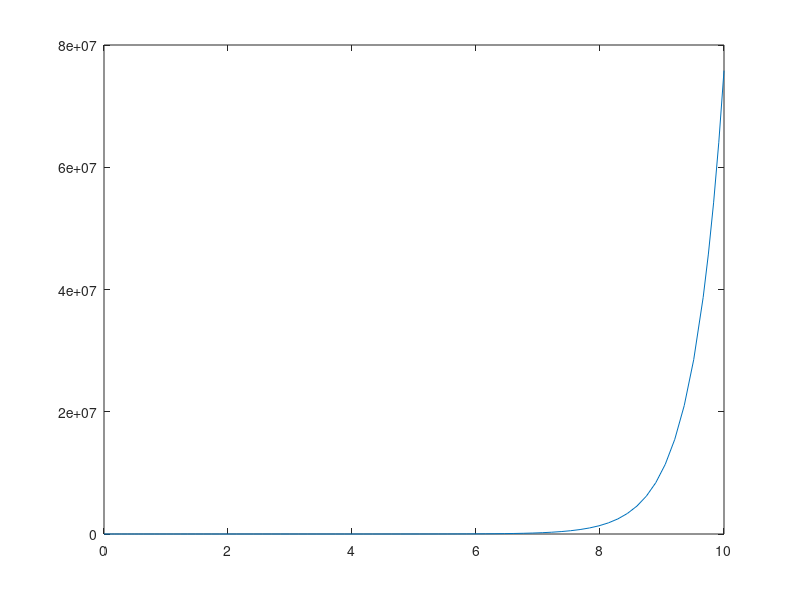
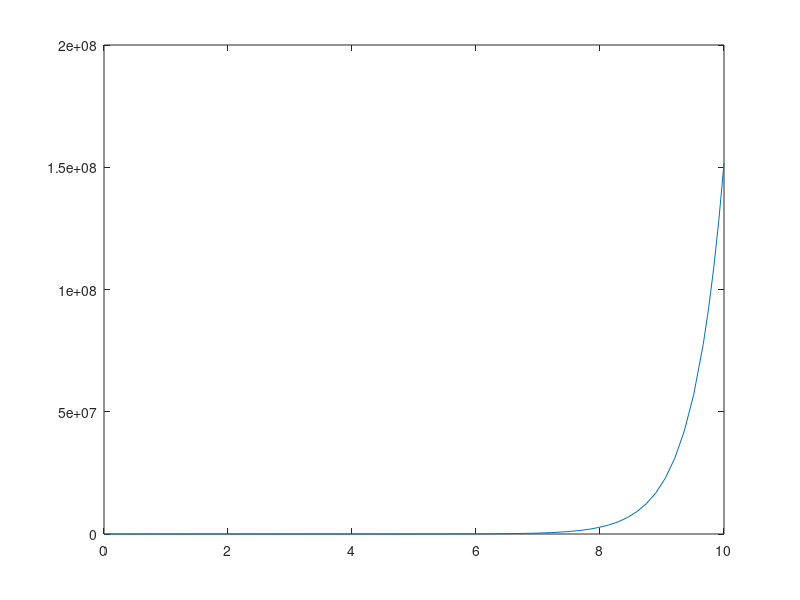

MATLAB code for these plots, in order:
function [time, x, xdot, y] = test1

t0 = 0;tf = 10;
x0 = 0;xdot0 = 0;
y0 = 1;

t0 = 0;tf = 10;

tspan = [t0,tf];

IC = [x0,xdot0,y0];

[time, state_v] = ode45(@g, tspan, IC);
x = state_v(:,1);
xdot = state_v(:,2);
y = state_v(:,3);

figure(2)
clf
plot(time,x)
figure(3)
clf
plot(time,y)
end

function sdot = g(t,s)

sdot = [s(2);
    t^2-s(2)+4*s(1)+s(3);
    -s(2)+4*s(1)+s(3)];

end